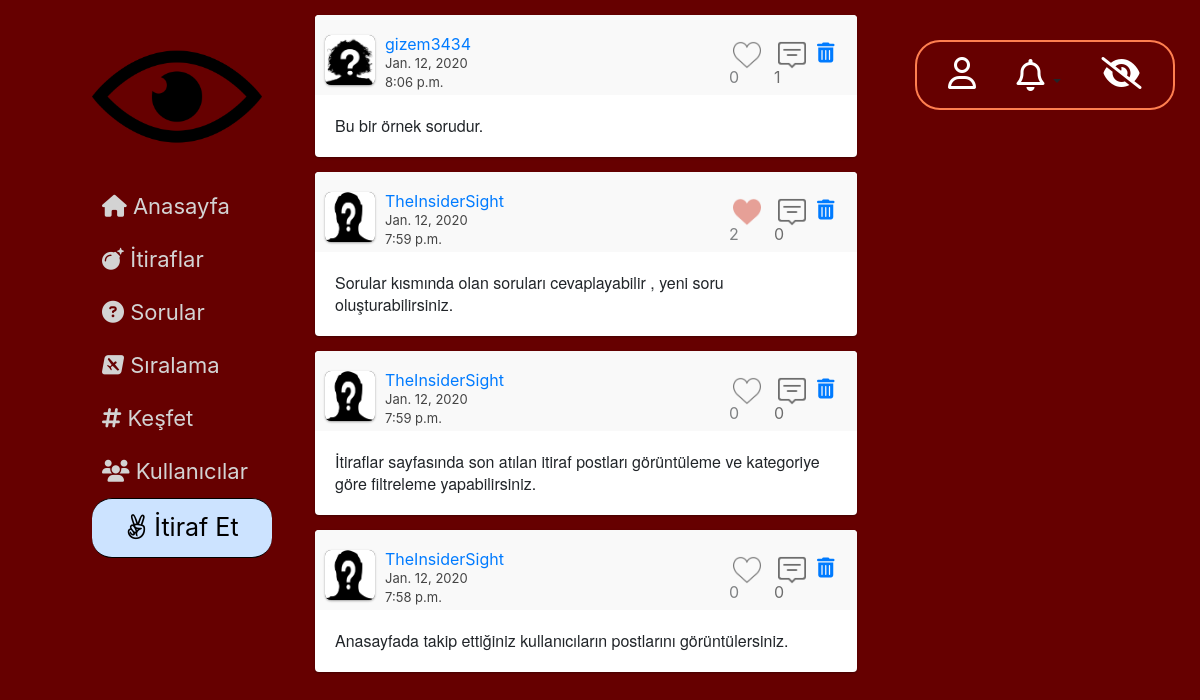
/kesfet/ (signed in), run on the app's committed database.
### website/models.py (models this page shows, shortened)
class Post(models.Model):
    Post_Type = (
        ('Post', 'Post'),
        ('Soru', 'Soru'),
        ('Yorum', 'Yorum')
    )
    Category = (
        ('Aşk', 'Aşk'),
        ('Dost Kazığı', 'Dost Kazığı'),
        ('Avcılar', 'Avcılar'),
        ('Civcivler', 'Civcivler'),
        ('Profesyonellik içerenler', 'Profesyonellik içerenler'),
        ('Diğer', 'Diğer')
    )
    publish_by = models.ForeignKey(UserProfile, on_delete=models.CASCADE)
    post_type = models.CharField(max_length=20, choices=Post_Type)
    category = models.CharField(max_length=50, choices=Category)
    publish_date = models.DateField()
    publish_time = models.TimeField(auto_now_add=True)
    content = models.TextField(max_length=2000)
    likes = models.ManyToManyField(User, blank=True, related_name='post_likes')
    replycount = models.IntegerField(default=0)
    def get_reply_url(self):
        return f"/cevapla/{self.pk}/"
    def get_like_api_url(self):
        return f"/begen/api/{self.pk}/"
    def get_delete_post_url(self):
        return f"/post/sil/{self.pk}/"

class UserProfile(models.Model):
    GENDER = (
        ('E', 'Erkek'),
        ('K', 'Kadın'),
    )
    FACULTY = (
        ('Mühendislik', 'Mühendislik'),
        ('Mimarlık', 'Mimarlık'),
        ('Fen-Edebiyat', 'Fen-Edebiyat'),
        ('İktisadi-İdari', 'İktisadi-İdari'),
        ('Güzel Sanatlar', 'Güzel Sanatlar')
    )
    gender = models.CharField(max_length=1, choices=GENDER)
    faculty = models.CharField(max_length=20, choices=FACULTY)
    birthdate = models.DateField()
    createdat = models.DateField()
    following = models.ManyToManyField('self', symmetrical=False, through='Follower_List')
    postCount = models.IntegerField(blank=True, null=True)
    point = models.IntegerField(default=0)
    user = models.ForeignKey(User, on_delete=models.CASCADE)
    def get_profile_url(self):
        return f"/profil/{self.pk}/"

### website/views.py (the view)
    def wrapper(request, *args, **kw):
        user = request.user
        if not user.is_authenticated:
            return redirect('login')
        else:
            return function(request, *args, **kw)

### website/views.py (called while the page is built)
def my_login_required(function):
    def wrapper(request, *args, **kw):
        user = request.user
        if not user.is_authenticated:
            return redirect('login')
        else:
            return function(request, *args, **kw)
    return wrapper

def getNotifications(request):
    if request.user.is_anonymous:
        return {}
    n = Notification.objects.all().filter(recipient=request.user)
    for notif in n:
        print(notif)
    return {
        'notification_list': n,
        'count': n.count(),
    }

def create_paginator(request, list):
    page = request.GET.get('page', 1)
    paginator = Paginator(list, 20)
    try:
        posts = paginator.page(page)
    except PageNotAnInteger:
        posts = paginator.page(1)
    except EmptyPage:
        posts = paginator.page(paginator.num_pages)
    return posts

### templates/kesfet.html (shortened to what this page needs)
{% extends 'base.html' %}
{% block content %}
            <div id="main-window">
               {% for post in post_list %}
               {% include "classic-post.html" with post=post%}
                {% endfor %}
        </div>
{% endblock %}

### templates/classic-post.html
{% load static %}
 <div class="post">
                    <div class="user">
                        <div class="user-img"> {% ifequal post.publish_by.gender 'E' %}
              <img src="{% static 'media/erkek.png' %}" alt="profil resmi">
          {% endifequal %}
      {% ifequal post.publish_by.gender 'K' %}
              <img src="{% static 'media/kadın.jpg' %}" alt="profil resmi">
          {% endifequal %}</div>
                        <div class="user-info">
                            <a href="{{ post.publish_by.get_profile_url }}"><div class="user-name">{{ post.publish_by.user.username }}</div></a>
                             <span class="post-date">{{post.publish_date}}</span><br>
                            <span class="post-date"> {{ post.publish_time }}</span>
                        </div>
                        <div class="actions">
                          {% if request.user.is_superuser %}
                                 <div class="actions">
                                     <a href="{{ post.get_delete_post_url }}"><i class="fas fa-trash-alt fa-lg" style="position: relative; top:15px; left:8px;"></i></a>
                        </div>
                            {% endif %}
                            {% if request.user in post.likes.all %}
                               <span> <a  data-href="{{ post.get_like_api_url }}"  data-likes={{ post.likes.count }} class="like_button">  <span class="like-red like-ch" > <div class="like-count">{{ post.likes.count }}</div></span> </a></span>
                            {% else %}
                              <span><a  data-href="{{ post.get_like_api_url }}"  data-likes={{ post.likes.count }} class="like_button"> <span class="no-like like-ch" id="like"><div class="like-count">{{ post.likes.count }}</div></span></a></span>
                            {% endif %}
                           <span id="comment-span"> <a href="{{ post.get_reply_url }}"><span class="comment" ><div id="comment-count"> {{ post.replycount }}</div> </span></a></span>
                        </div>
                    </div>
                    <div class="content">
                       {{ post.content }}
                    </div>
                </div>

### website/static/css/main.css (style rules this page uses)
#main-window { position: relative; left: 0; right: 0; width: 95%; }
.post { margin: 15px auto 10px; width: 100%; background: #fff; border-radius: 4px; box-shadow: 0 1px 3px rgba(0, 0, 0, 0.12), 0 1px 2px rgba(0, 0, 0, 0.24); transition: all 0.2s ease-in-out; overflow: hidden; }
.post .user { padding: 10px; position: relative; background: #f9f9f9; overflow: hidden; }
.post .user .user-img { margin-top: 10px; margin-right: 10px; width: 50px; height: 50px; float: left; border-radius: 6px; background: #444; box-shadow: 0 1px 3px rgba(0, 0, 0, 0.12), 0 1px 2px rgba(0, 0, 0, 0.24); overflow: hidden; }
.post .user .user-img img { position: relative; width: 100%; height: 100%; }
.post .user .user-info { padding-top: 10px; margin-right: 10px; width: calc(100% - 190px); height: 45px; line-height: 18px; float: left; color: #98d; }
.post .user .user-info .post-date { font-size: 13px; color: #444; }
.post .user .actions { float: right; margin-right: 10px }
.post .user .actions span { margin-right: 10px; width: 35px; height: 60px; float: left; display: block; cursor: pointer; overflow: hidden; background-size: 80%; background-position: 50% 50%; background-repeat: no-repeat; opacity: 0.75; transition: 0.25s opacity ease-in-out; }
#comment-count { text-decoration: none; color: black !important; }
.post .user .actions span:last-child { margin-right: 0; }
.like-red { background-image: url('/static/media/like.png'); }
.no-like { background-image: url('/static/media/no_like.png'); }
.post .content { padding: 20px; font-size: 16px; line-height: 22px; font-family: 'Helvetica Neue'; overflow: hidden; }
.like-count { position: relative; padding-top: 40px; }
.comment { position: relative; padding-top: 40px; }

### data on the page
Post: publish_by.user.username "gizem3434", publish_date "Jan. 12, 2020", publish_time "8:06 p.m.", likes.count "0", replycount "1", content "Bu bir örnek sorudur."
Post: publish_by.user.username "TheInsiderSight", publish_date "Jan. 12, 2020", publish_time "7:59 p.m.", likes.count "2", replycount "0", content "Sorular kısmında olan soruları cevaplayabilir , yeni soru oluşturabilirsiniz."
Post: publish_by.user.username "TheInsiderSight", publish_date "Jan. 12, 2020", publish_time "7:59 p.m.", likes.count "0", replycount "0", content "İtiraflar sayfasında son atılan itiraf postları görüntüleme ve kategoriye göre filtreleme yapabilirsiniz."
Post: publish_by.user.username "TheInsiderSight", publish_date "Jan. 12, 2020", publish_time "7:58 p.m.", likes.count "0", replycount "0", content "Anasayfada takip ettiğiniz kullanıcıların postlarını görüntülersiniz."
